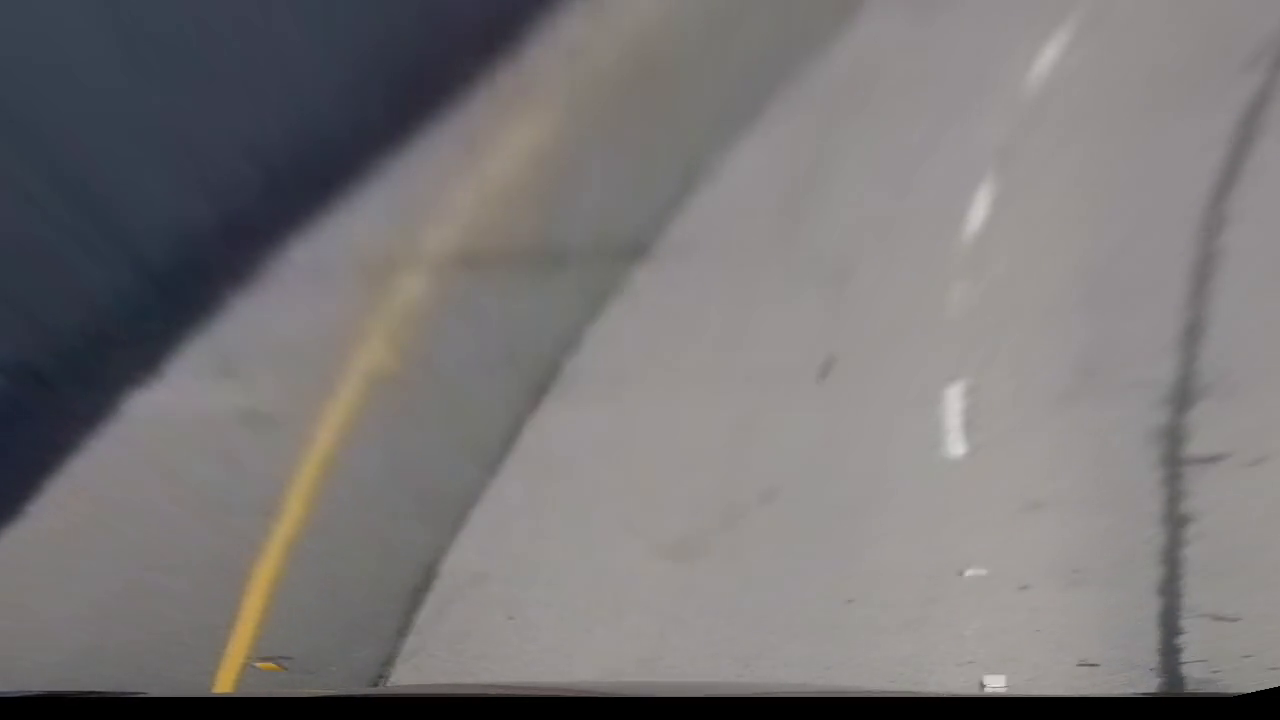
#> input picture frame 48 of Project_2/examples/transform_chall.mp4, 1280 x 720 px, given in place of harder_challenge_video.mp4, which was not available
$ python sobel.py   (older library calls are emulated)
#> lines starting #> are read from the running program, lines starting #| are printed output that depends on the picture; after the words box and inside, x2 and y2 are one past the last pixel; in counts of white or black regions, pixels touching at a corner belong together; pictures that were not available may be replaced by others from this repository, and a replacement may not be noted
### Project_2/examples/line_polinom.py
import numpy as np
import matplotlib.image as mpimg
import matplotlib.pyplot as plt
import cv2

# Load our image
# binary_warped = mpimg.imread('warped-example.jpg')


def find_lane_pixels(binary_warped):
    # Take a histogram of the bottom half of the image
    histogram = np.sum(binary_warped[binary_warped.shape[0] // 2:, :], axis=0)
    # Create an output image to draw on and visualize the result
    out_img = np.dstack((binary_warped, binary_warped, binary_warped))
    # Find the peak of the left and right halves of the histogram
    # These will be the starting point for the left and right lines
    midpoint = np.int(histogram.shape[0] // 2)
    leftx_base = np.argmax(histogram[:midpoint])
    rightx_base = np.argmax(histogram[midpoint:]) + midpoint

    # HYPERPARAMETERS
    # Choose the number of sliding windows
    nwindows = 9
    # Set the width of the windows +/- margin
    margin = 150
    # Set minimum number of pixels found to recenter window
    minpix = 50

    # Set height of windows - based on nwindows above and image shape
    window_height = np.int(binary_warped.shape[0] // nwindows)
    # Identify the x and y positions of all nonzero pixels in the image
    nonzero = binary_warped.nonzero()
    nonzeroy = np.array(nonzero[0])
    nonzerox = np.array(nonzero[1])
    # Current positions to be updated later for each window in nwindows
    leftx_current = leftx_base
    rightx_current = rightx_base

    # Create empty lists to receive left and right lane pixel indices
    left_lane_inds = []
    right_lane_inds = []

    # Step through the windows one by one
    for window in range(nwindows):
        # Identify window boundaries in x and y (and right and left)
        win_y_low = binary_warped.shape[0] - (window + 1) * window_height
        win_y_high = binary_warped.shape[0] - window * window_height
        ### TO-DO: Find the four below boundaries of the window ###
        win_xleft_low = leftx_current - margin//2  # Update this
        win_xleft_high = leftx_current + margin//2  # Update this
        win_xright_low = rightx_current - margin//2 # Update this
        win_xright_high = rightx_current + margin//2  # Update this

        # Draw the windows on the visualization image
        cv2.rectangle(out_img, (win_xleft_low, win_y_low),
                      (win_xleft_high, win_y_high), (0, 255, 0), 2)
        cv2.rectangle(out_img, (win_xright_low, win_y_low),
                      (win_xright_high, win_y_high), (0, 255, 0), 2)

        ### TO-DO: Identify the nonzero pixels in x and y within the window ###
        mask_for_nonez_in_box_left = np.where((nonzerox > win_xleft_low) & (nonzerox < win_xleft_high) & \
                                (nonzeroy > win_y_low)     &      (nonzeroy < win_y_high))[0]
        mask_for_nonez_in_box_right = np.where((nonzerox > win_xright_low) & (nonzerox < win_xright_high) & \
                                     (nonzeroy > win_y_low) & (nonzeroy < win_y_high))[0]
        good_left_inds = mask_for_nonez_in_box_left
        good_right_inds = mask_for_nonez_in_box_right

        # Append these indices to the lists
        left_lane_inds.append(good_left_inds)
        right_lane_inds.append(good_right_inds)

        ### TO-DO: If you found > minpix pixels, recenter next window ###
        ### (`right` or `leftx_current`) on their mean position ###

        if len(good_left_inds) > minpix:
            leftx_current = np.int(np.mean(nonzerox[good_left_inds]))
        if len(good_right_inds) > minpix:
            rightx_current = np.int(np.mean(nonzerox[good_right_inds]))
            # Remove this when you add your function

    # Concatenate the arrays of indices (previously was a list of lists of pixels)
    try:
        left_lane_inds = np.concatenate(left_lane_inds)
        right_lane_inds = np.concatenate(right_lane_inds)
    except ValueError:
        # Avoids an error if the above is not implemented fully
        pass

    # Extract left and right line pixel positions
    leftx = nonzerox[left_lane_inds]
    lefty = nonzeroy[left_lane_inds]
    rightx = nonzerox[right_lane_inds]
    righty = nonzeroy[right_lane_inds]

    return leftx, lefty, rightx, righty, out_img


def fit_polynomial(binary_warped):
    # Find our lane pixels first
    leftx, lefty, rightx, righty, out_img = find_lane_pixels(binary_warped)

    # Fit a second order polynomial to each using `np.polyfit`
    left_fit = np.polyfit(lefty, leftx, 2)
    right_fit = np.polyfit(righty, rightx, 2)

    # Generate x and y values for plotting
    ploty = np.linspace(0, binary_warped.shape[0]-1, binary_warped.shape[0] )
    try:
        left_fitx = left_fit[0]*ploty**2 + left_fit[1]*ploty + left_fit[2]
        right_fitx = right_fit[0]*ploty**2 + right_fit[1]*ploty + right_fit[2]
    except TypeError:
        # Avoids an error if `left` and `right_fit` are still none or incorrect
        print('The function failed to fit a line!')
        left_fitx = 1*ploty**2 + 1*ploty
        right_fitx = 1*ploty**2 + 1*ploty

    ## Visualization ##
    # Colors in the left and right lane regions
    out_img[lefty, leftx] = [255, 0, 0]
    out_img[righty, rightx] = [0, 0, 255]

    # Plots the left and right polynomials on the lane lines
    plt.plot(left_fitx, ploty, color='yellow')
    plt.plot(right_fitx, ploty, color='yellow')

    return out_img

# [5 lines that do not run on import are left out]

### Project_2/examples/sobel.py
import numpy as np
import cv2
import matplotlib.pyplot as plt
import matplotlib.image as mpimg
import pickle
from matplotlib.widgets import Slider, Button
from examples.line_polinom import *

cap = cv2.VideoCapture('../harder_challenge_video.mp4')

re, image = cap.read()
#> image is the input picture: shape (720, 1280, 3); mean B, G, R 118.3, 117.7, 120.7
image = cv2.cvtColor(image, cv2.COLOR_BGR2RGB)


########### ALGORITHM ######################

# [15 lines left out: functions sobel_x_binary, sobel_y_binary, not called in this run]

def mag_thresh_binary(im, sobel_kernel=3, mag_thresh=(0, 255)):

    sobx = cv2.Sobel(im, cv2.CV_64F, 1, 0, ksize=sobel_kernel)
    soby = cv2.Sobel(im, cv2.CV_64F, 0, 1, ksize=sobel_kernel)

    sob = np.sqrt(sobx**2 + soby**2)
    sob = np.uint8(255*sob / np.max(sob))

    ret = np.zeros_like(sob)
    ret[(sob>mag_thresh[0]) & (sob < mag_thresh[1])] = 1
    return ret

def filter_color(im, th=(0,255)):
    mask = np.zeros_like(im)

    mask[(im > th[0]) & (im <= th[1])] = 1
    return mask

def warp(im):
    imshape = im.shape
    src = np.float32([[350, 670], [581, 470], [719, 470], [1000, 670]])

    min_x = int(imshape[1] * 0.20)
    max_x = int(imshape[1] * 0.80)
    min_y = int(imshape[0] * 0.07)
    max_y = int(imshape[0] * 0.93)
    dst = np.float32([[min_x, max_y], [min_x, min_y], [max_x, min_y], [max_x, max_y]])

    M = cv2.getPerspectiveTransform(src, dst)

    warped = cv2.warpPerspective(im, M, imshape[1::-1])
    return warped

def abs_sobel_thresh(img, sobel_kernel=3, th=(0, 255), th_col=(0,255), mag=True):
    # Apply the following steps to img
    # 1) Convert to grayscale
    # im = cv2.GaussianBlur(img, ksize=(3,3), sigmaX=1)
#> called with sobel_kernel = 3, th = (0, 255), th_col = (0, 255), mag = True
    hls = cv2.cvtColor(img, cv2.COLOR_RGB2HLS)
#> hls: shape (720, 1280, 3); mean of channels 0, 1, 2 57.7, 119.4, 15.6

    # gray = cv2.cvtColor(im, cv2.COLOR_RGB2GRAY)

    h_channel = hls[:,:,0]
    l_channel = hls[:, :,1]
    s_channel = hls[:, :,2]

    # soby = np.abs(cv2.Sobel(im, cv2.CV_64F, 0, 1, ksize=sobel_kernel))
    #
    # angls = np.arctan2(sobx, soby)
    #
    # ret = np.zeros_like(angls)
    # ret[(angls>mag_thresh[0]) & (angls <= mag_thresh[1])] = 1
    mask1 = filter_color(s_channel, th=th_col)
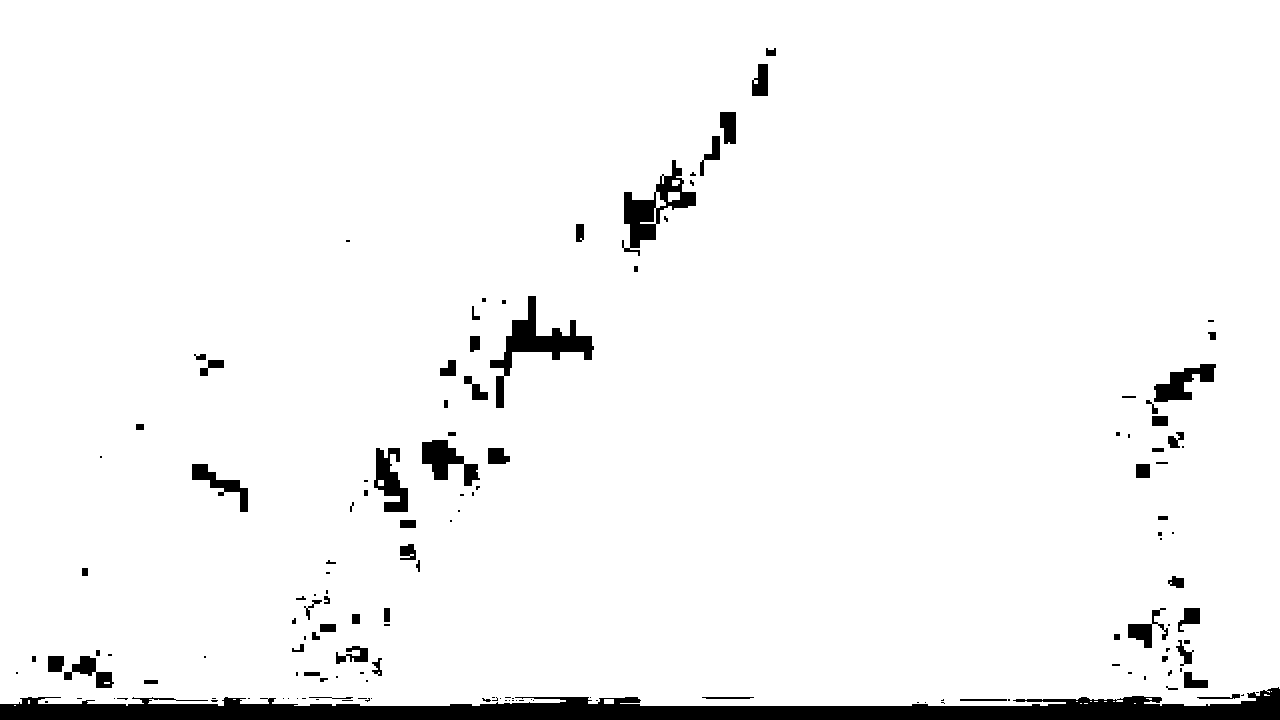
#> mask1: shape (720, 1280); values 0 (black) and 1 (white), 95.7% white; 147 black regions (76 under 20 px), largest, box (x1, y1, x2, y2) and area: (0, 687, 1280, 720) 21388, (490, 296, 594, 408) 2800, (622, 160, 696, 256) 2280
    if mag:
        mask2 = mag_thresh_binary(l_channel, mag_thresh=th)
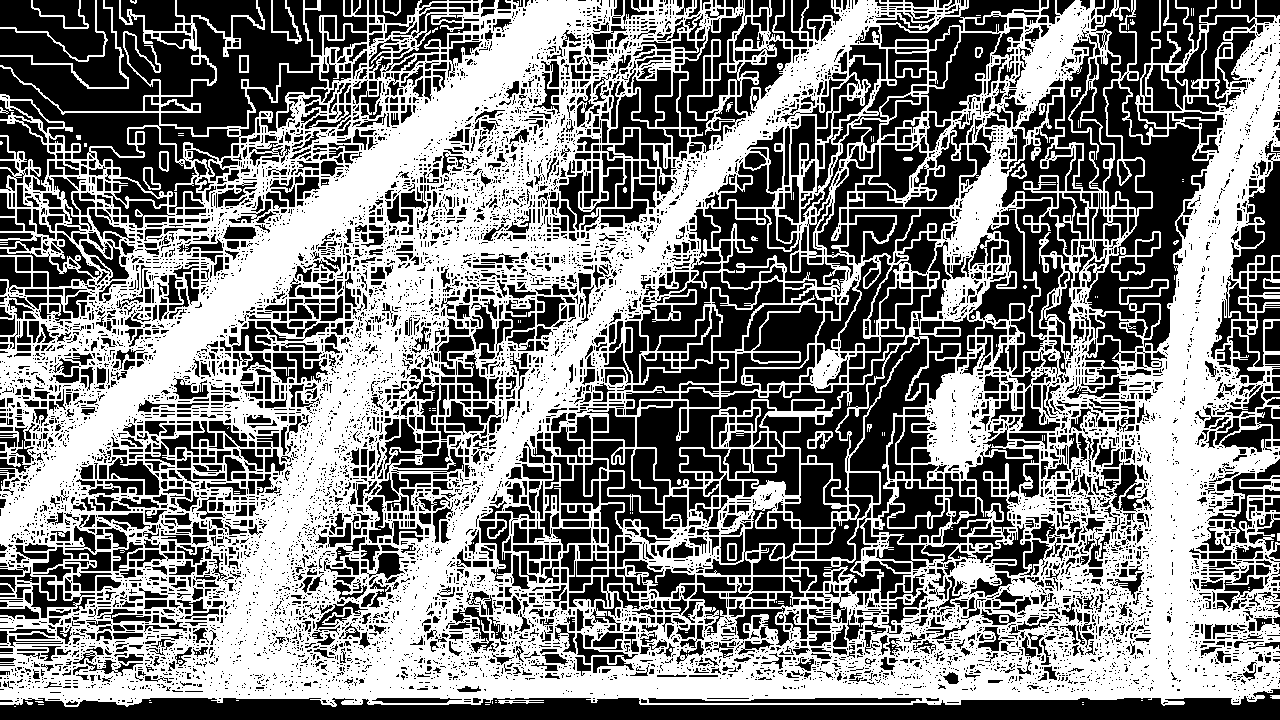
#> mask2: shape (720, 1280); values 0 (black) and 1 (white), 49.5% white; 158 white regions (128 under 20 px), largest, box (x1, y1, x2, y2) and area: (0, 0, 1280, 707) 452387, (0, 0, 129, 89) 554, (1111, 231, 1161, 281) 438
    else:
        mask2 = sobel_x_binary(l_channel, th=th, ksize=sobel_kernel)
    mask3 = filter_color(l_channel, th=(126, 255))
#> mask3: shape (720, 1280); values 0 (black) and 1 (white), 56.9% white; 51 black regions (38 under 20 px), largest, box (x1, y1, x2, y2) and area: (0, 0, 1280, 720) 393805, (360, 253, 412, 307) 1238, (238, 408, 288, 456) 1150
    mask = np.zeros_like(mask1)
    mask[((mask1 == 1) | (mask2 == 1)) & (mask3 == 1)] = 1

    return  fit_polynomial(warp(mask))
#> after the loop in find_lane_pixels, `for window in range(nwindows):`:
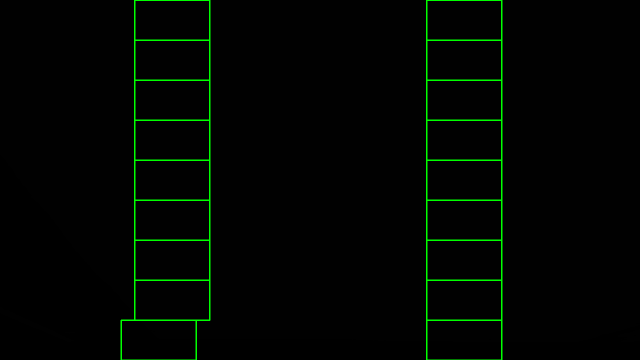
#> out_img: shape (720, 1280, 3) (shown at 1/2 size); mean of channels 0, 1, 2 0.9, 5.5, 0.9; drawn as B, G, R

############################################################


# Run the function
grad_binary = abs_sobel_thresh(image,sobel_kernel=3, th=(0,255))
# Plot the result
f, (ax1, ax2) = plt.subplots(1, 2, figsize=(24, 9))


# [16 lines left out: functions upfate, change_picture, not called in this run]

axcolor = 'lightgoldenrodyellow'
sl_min = plt.axes([0.25, 0.1, 0.65, 0.03], facecolor=axcolor)
tresh_min = Slider(sl_min, "Thresh_min", 0, 255, valinit=56, valstep=1)
sl_max = plt.axes([0.25, 0.05, 0.65, 0.03], facecolor=axcolor)
tresh_max = Slider(sl_max, "Thresh_max", 0, 255, valinit=255, valstep=1)

sl_min_col = plt.axes([0.25, 0.9, 0.65, 0.03], facecolor=axcolor)
tresh_min_color = Slider(sl_min_col, "Color_min", 0, 255, valinit=31, valstep=1)
sl_max_col = plt.axes([0.25, 0.95, 0.65, 0.03], facecolor=axcolor)
tresh_max_color = Slider(sl_max_col, "Color_max", 0, 255, valinit=255, valstep=1)

axcut = plt.axes([0.9, 0.0, 0.1, 0.075])
bcut = Button(axcut, 'NEXT', color='red', hovercolor='green')
bcut.on_clicked(change_picture)

tresh_max_color.on_changed(upfate)
tresh_min_color.on_changed(upfate)
tresh_min.on_changed(upfate)
tresh_max.on_changed(upfate)
f.tight_layout()
ax1.imshow(image)
ax1.set_title('Original Image', fontsize=50)
ax2.imshow(grad_binary, cmap='gray')
ax2.set_title('Thresholded Gradient', fontsize=50)
plt.subplots_adjust(left=0., right=1, top=0.9, bottom=0.)
plt.show()
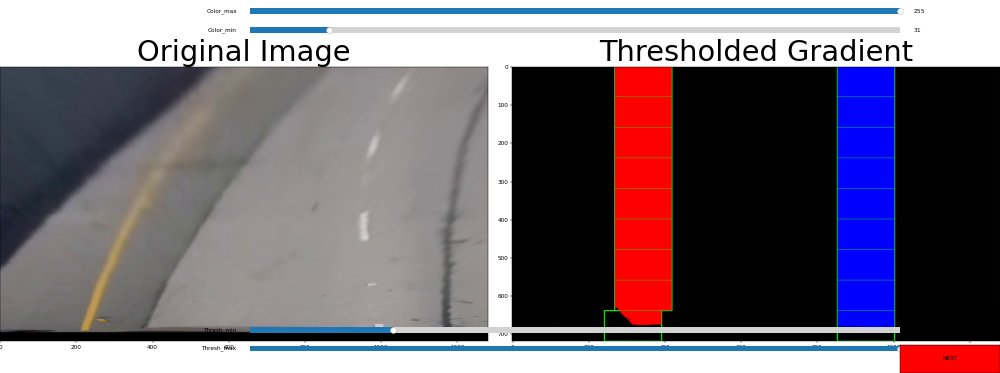
#> figure drawn by matplotlib, 6 panels

$ run again, starting later in the video
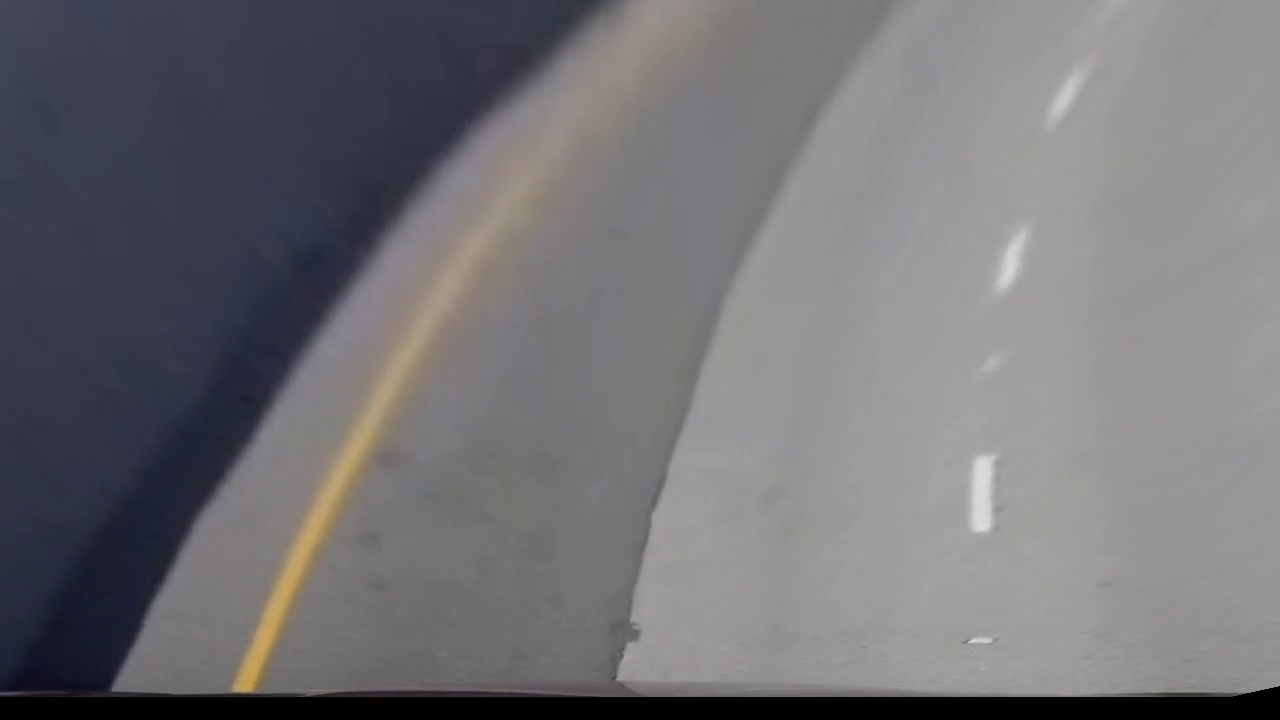
#> input picture frame 218 of Project_2/examples/transform_chall.mp4, 1280 x 720 px, given in place of harder_challenge_video.mp4, which was not available
#> image is the input picture: shape (720, 1280, 3); mean B, G, R 117.4, 113.6, 114.5
#> hls: shape (720, 1280, 3); mean of channels 0, 1, 2 103.8, 115.8, 15.8
#> in abs_sobel_thresh, `mask1 = filter_color(s_channel, th=th_col)`:
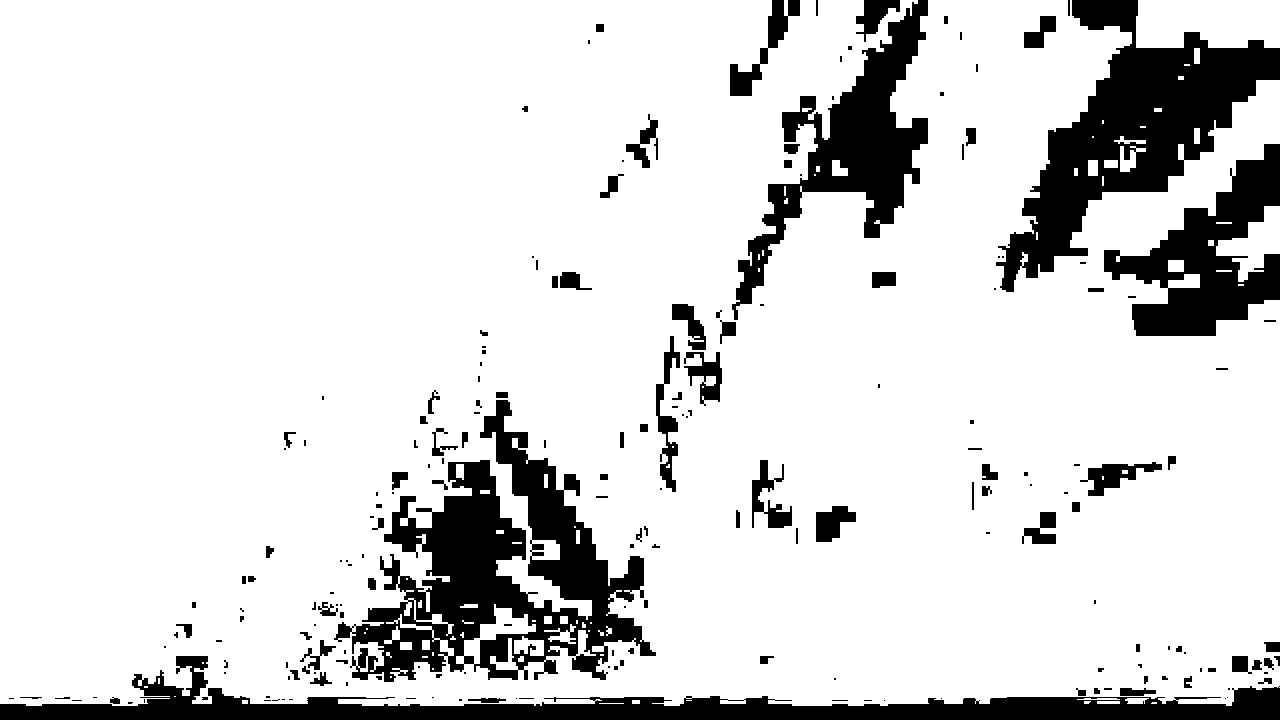
#> mask1: shape (720, 1280); values 0 (black) and 1 (white), 85% white; 206 black regions (99 under 20 px), largest, box (x1, y1, x2, y2) and area: (334, 400, 656, 682) 34400, (996, 0, 1280, 292) 28432, (0, 656, 1280, 720) 25166
#> mask2: shape (720, 1280); values 0 (black) and 1 (white), 43.8% white; 398 white regions (291 under 20 px), largest, box (x1, y1, x2, y2) and area: (0, 0, 1280, 707) 386441, (0, 0, 249, 201) 4380, (0, 0, 338, 291) 2568
#> mask3: shape (720, 1280); values 0 (black) and 1 (white), 49.5% white; 62 white regions (57 under 20 px), largest, box (x1, y1, x2, y2) and area: (616, 0, 1280, 696) 384071, (224, 0, 756, 692) 71048, (215, 535, 272, 556) 335, (213, 509, 222, 524) 60, (264, 552, 272, 562) 45
#> binary_warped: shape (720, 1280); values 0 (black) and 1 (white), 44.2% white; 5 white regions, box (x1, y1, x2, y2) and area: (572, 0, 1280, 685) 404574, (0, 593, 173, 683) 2404, (1077, 446, 1097, 460) 108, (1144, 397, 1162, 402) 70, (1052, 479, 1066, 487) 54
#> `plt.show()`:
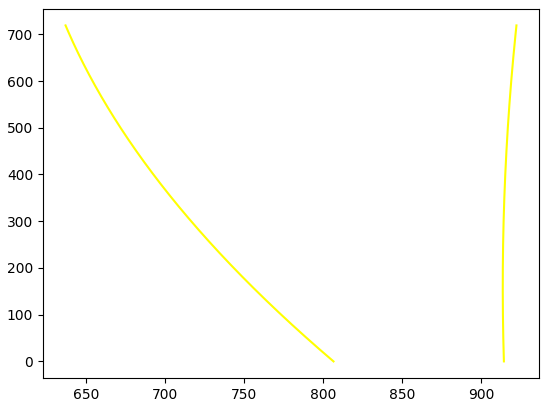
#> figure drawn by matplotlib, 1 panel
